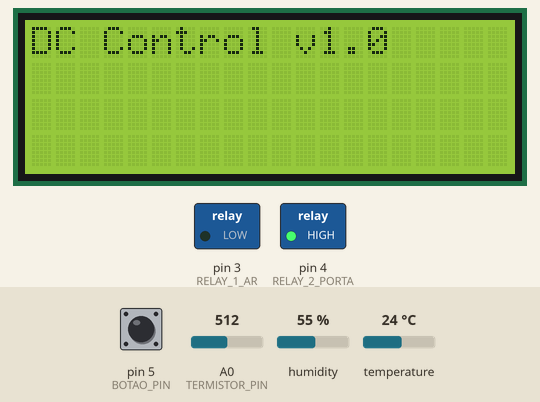
Bench run of a sketch on a simulated Arduino Uno, built with avr-gcc and run on an emulated ATmega328P. Shown: 20×4 character LCD, switched loads named in the sketch (green lamp = pin HIGH). Wiring (inferred from the names in the program): DHT11 sensor: data pin 7. The inputs (shaded band) are chosen by the test bench; at power-on: pin 5 (BOTAO_PIN) HIGH, A0 (TERMISTOR_PIN) = 512, humidity 55 %, temperature 24 °C. Pins used as bus, display or sensor lines are not drawn.

Above: at 1.2 s.
1.3 s: pin 5 (BOTAO_PIN) pulled LOW for 3.2 s
At 1.7 s:
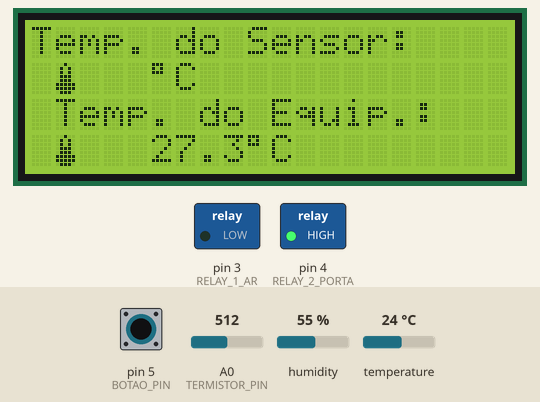
At 5.0 s:
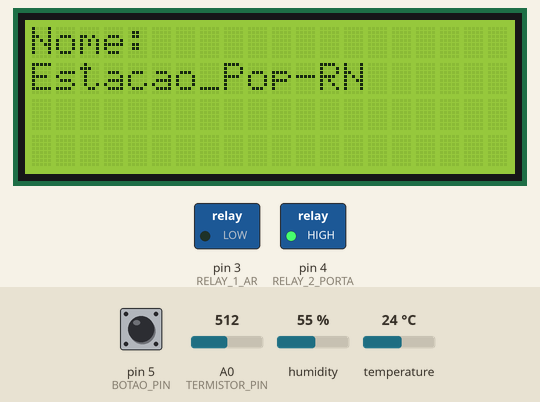
6.0 s: pin 5 (BOTAO_PIN) pulled LOW for 0.15 s
At 7.0 s:
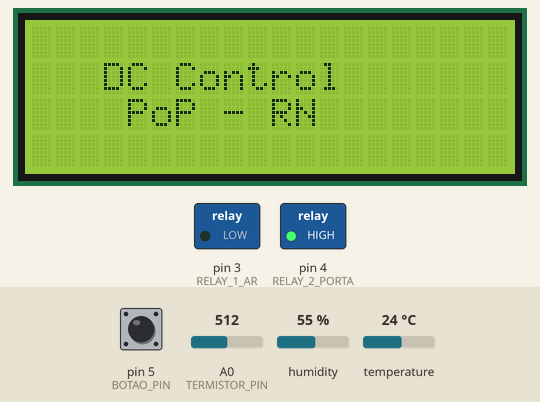
Timing chart, 0 to 9.0 s (numbered marks = the images above; inputs shaded):
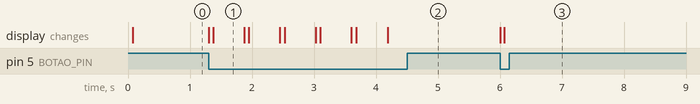

Measured:
- after the input at 1.3 s, the display: first changes at once (image 1 shows a later state)
- after the input at 6.0 s, the display: first changes at once (image 3 shows a later state)
- what the display in image 1 shows lasts 0.5 s, from 1.4 s to 1.9 s

The sketch:

SNMP_Arduino_Agent.ino
```cpp
// (licence header left out)
#include <Streaming.h>
#include <Ethernet.h>
#include <SPI.h>
#include <Agentuino.h>
#include <dht.h>
#include <math.h>
#include <String.h>
#include <LiquidCrystal.h>


#define DHT11_PIN 7
#define RELAY_1_AR 3
#define RELAY_2_PORTA 4
#define TERMISTOR_PIN A0
#define BOTAO_PIN 5


//**OBS: Cumminity e Porta sap mudadas na biblioteca

LiquidCrystal lcd(9, 8, A4, A3, A2, A1);//old configuration
//LiquidCrystal lcd(9, 8, A2, A1, 6, 2);


float Temp;
static uint32_t generalTime=0;
String IP = "192.168.70.90";
String mac_lcd = "DE:AD:BE:EF:EE:DE";
String Porta = "162";
String firmware = "08/12/2016";
static char TemperatiraDHT[10]        = "";
static char TemperaturraTermistor[10] = "";
static char Humidade[10]              = "";
static char Ar[10]                     = "";
static char isPorta[5]                = "";
static char mensagem[15]              = "";
String Auxiliar                       = "";

static byte mac[] = { 0xDE, 0xAD, 0xBE, 0xEF, 0xEE, 0xDE };
static byte ip[] = { 192, 168, 70, 90 };
static byte gateway[] = { 192, 168, 70, 1 };
static byte subnet[] = { 255, 255, 255, 0 };


//comandos do Ar Condicionado
const static char ligaAR[] PROGMEM      = "1.3.6.1.2.1.9862.1.0"; //liga ar
const static char desligaAR[] PROGMEM   = "1.3.6.1.2.1.9862.0.0"; //desliga ar

//comando da Porta
const static char abrePORTA[] PROGMEM   = "1.3.6.1.2.1.3716.1.0";  //abre porta
const static char fechaPORTA[] PROGMEM  = "1.3.6.1.2.1.3716.0.0";  //fecha porta

//comando de consulta
const static char snmpTEMP1[] PROGMEM   = "1.3.6.1.2.1.6540.1.0";  //consulta temperatura 1
const static char snmpTEMP2[] PROGMEM   = "1.3.6.1.2.1.6540.2.0";  //consulta temperatura 2
const static char snmpHUMIDADE[] PROGMEM   = "1.3.6.1.2.1.6540.3.0";  //consulta humidade
const static char snmpOUTPUTS[] PROGMEM = "1.3.6.1.2.1.6540.4.0";  //consulta estado de saidas  | Porta | Ar |


//comandos nativos
const static char sysUpTime[] PROGMEM   = "1.3.6.1.2.1.1.3.0";  //tempo ligado
const static char sysName[] PROGMEM     = "1.3.6.1.2.1.1.5.0";  //nome da estacao

static uint32_t locUpTime           = 0;    // read-only (static)
static char locName[20]             = "Estacao_Pop-RN";  // should be stored/read from EEPROM - read/write (not done for simplicity)
static char upTimeString[20]             = "";  // envia o tempo em string
byte termometru[8] = //icon for termometer
{
    B00100,
    B01010,
    B01010,
    B01110,
    B01110,
    B11111,
    B11111,
    B01110
};

byte picatura[8] = //icon for water droplet
{
    B00100,
    B00100,
    B01010,
    B01010,
    B10001,
    B10001,
    B10001,
    B01110,
};
byte customChar[8] = {
  B00000,
  B00100,
  B10101,
  B01110,
  B01010,
  B01110,
  B10101,
  B00100
};

byte customChar2[8] = {
  B11111,
  B10001,
  B10001,
  B10001,
  B10001,
  B10001,
  B10001,
  B11111
};


int tela=1;
uint32_t prevMillis = millis();
char oid[SNMP_MAX_OID_LEN];
SNMP_API_STAT_CODES api_status;
SNMP_ERR_CODES status;

dht DHT;

void pduReceived()
{
  SNMP_PDU pdu;
  api_status = Agentuino.requestPdu(&pdu);
  if ( pdu.type == SNMP_PDU_GET && pdu.error == SNMP_ERR_NO_ERROR && api_status == SNMP_API_STAT_SUCCESS ) {

    pdu.OID.toString(oid);

    if ( strcmp_P(oid, ligaAR ) == 0 ) {//------------LIGAR AR
        digitalWrite(RELAY_1_AR, HIGH);
        status = pdu.VALUE.encode(SNMP_SYNTAX_OCTETS, Ar);
        pdu.type = SNMP_PDU_RESPONSE;
        pdu.error = status;
      }
    else if ( strcmp_P(oid, desligaAR ) == 0 ) {//------------DESLIGAR AR
        digitalWrite(RELAY_1_AR, LOW);
        status = pdu.VALUE.encode(SNMP_SYNTAX_OCTETS, Ar);
        pdu.type = SNMP_PDU_RESPONSE;
        pdu.error = status;
      }
    else if ( strcmp_P(oid, abrePORTA ) == 0 ) {//------------ABRE PORTA
        digitalWrite(RELAY_2_PORTA, HIGH);
        status = pdu.VALUE.encode(SNMP_SYNTAX_OCTETS, isPorta);
        pdu.type = SNMP_PDU_RESPONSE;
        pdu.error = status;
      }
    else if ( strcmp_P(oid, fechaPORTA ) == 0 ) {//------------FECHA PORTA
        digitalWrite(RELAY_2_PORTA, LOW);
        status = pdu.VALUE.encode(SNMP_SYNTAX_OCTETS, isPorta);
        pdu.type = SNMP_PDU_RESPONSE;
        pdu.error = status;
      }
    else if ( strcmp_P(oid, snmpTEMP1 ) == 0 ) {//------------TEMP 1
        status = pdu.VALUE.encode(SNMP_SYNTAX_OCTETS, TemperatiraDHT);
        pdu.type = SNMP_PDU_RESPONSE;
        pdu.error = status;
      }
    else if ( strcmp_P(oid, snmpTEMP2 ) == 0 ) {//------------TEMP 2
        status = pdu.VALUE.encode(SNMP_SYNTAX_OCTETS, TemperaturraTermistor);
        pdu.type = SNMP_PDU_RESPONSE;
        pdu.error = status;
      }
    else if ( strcmp_P(oid, snmpHUMIDADE ) == 0 ) {//------------HUMIDADE
        status = pdu.VALUE.encode(SNMP_SYNTAX_OCTETS, Humidade);
        pdu.type = SNMP_PDU_RESPONSE;
        pdu.error = status;
      }
    else if ( strcmp_P(oid, snmpOUTPUTS ) == 0 ) {//------------SAIDAS
        status = pdu.VALUE.encode(SNMP_SYNTAX_OCTETS, mensagem);
        pdu.type = SNMP_PDU_RESPONSE;
        pdu.error = status;
      }
    else if ( strcmp_P(oid, sysUpTime ) == 0 ) {//------------TEMPO LIGADO
        status = pdu.VALUE.encode(SNMP_SYNTAX_OCTETS, upTimeString);
        pdu.type = SNMP_PDU_RESPONSE;
        pdu.error = status;
      }
    else if ( strcmp_P(oid, sysName ) == 0 ) {//------------NOME
        status = pdu.VALUE.encode(SNMP_SYNTAX_OCTETS, locName);
        pdu.type = SNMP_PDU_RESPONSE;
        pdu.error = status;
      }
    else {
      // oid does not exist
      // response packet - object not found
      pdu.type = SNMP_PDU_RESPONSE;
      pdu.error = SNMP_ERR_NO_SUCH_NAME;
    }
    Agentuino.responsePdu(&pdu);
  }

  Agentuino.freePdu(&pdu);

}
//----------------------------------------LCD
void MostrarNoLCD(int valorTela){
  switch(valorTela){
    case 1:
      lcd.createChar(1,termometru);
      lcd.clear();//remover clean mode
      lcd.begin(20, 4);
      lcd.setCursor(0,0);
      lcd.print("Temp. do Sensor:");
      lcd.setCursor(1,1);
      lcd.write((uint8_t)1);//mudar depois pra print
      lcd.setCursor(5, 1);
      lcd.print(TemperatiraDHT);
      lcd.print((char)223);
      lcd.print("C");
      lcd.setCursor(1,2);
      lcd.print("Temp. do Equip.:");
      lcd.setCursor(1,3);
      lcd.write((uint8_t)1);
      lcd.setCursor(5, 3);
      lcd.print(TemperaturraTermistor);
      lcd.print((char)223);
      lcd.print("C");
      break;
    case 2:
      lcd.createChar(2,picatura);
      lcd.clear();//remover clean mode
      //delay(10);
      lcd.begin(20, 4);
      lcd.setCursor(0,0);
      lcd.print("                ");
      lcd.setCursor(0,1);
      lcd.print("                ");
      lcd.setCursor(0,0);
      lcd.print("Humidade:       ");
      lcd.setCursor(1,1);
      lcd.write((uint8_t)2);
      lcd.setCursor(5, 1);
      lcd.print(Humidade);
      lcd.print("%");
      break;
    case 3:
      lcd.createChar(3,customChar);//AR
      lcd.createChar(4,customChar2);
      lcd.clear();//remover clean mode
      //delay(10);
      lcd.begin(20, 4);
      lcd.setCursor(0,0);
      lcd.print("Ar Cand. Aux:   ");
      lcd.setCursor(0,1);
      if(bitRead(PORTD,3) == 1){
          lcd.setCursor(1,1);
          lcd.write((uint8_t)3);
          lcd.print("   Ligado");
      }
      else if(bitRead(PORTD,3) == 0){
          lcd.setCursor(1,1);
          lcd.write((uint8_t)3);
          lcd.print("  Desligado");
      }
      lcd.setCursor(0,2);
      lcd.print("Porta do Rack:  ");
      lcd.setCursor(0,3);
      if(bitRead(PORTD,4) == 1){
          lcd.setCursor(1,3);
          lcd.write((uint8_t)4);
          lcd.print("   Aberta");
      }
      else if(bitRead(PORTD,4) == 0){
          lcd.setCursor(1,3);
          lcd.write((uint8_t)4);
          lcd.print("  Fechada");
      }
      break;
     case 4:
      lcd.clear();//remover clean mode
      lcd.begin(20, 4);
      lcd.setCursor(0,0);
      lcd.print("IP:");
      lcd.print(IP);
      lcd.setCursor(0,1);
      lcd.print("Porta: ");
      lcd.print(Porta);
      lcd.setCursor(0,2);
      lcd.print("MAC: ");
      lcd.setCursor(0,3);
      lcd.print(mac_lcd);
      break;
     case 5:
      lcd.clear();//remover clean mode
      //delay(10);
      lcd.begin(20, 4);
      lcd.setCursor(0,0);
      lcd.print("                ");
      lcd.setCursor(0,1);
      lcd.print("                ");
      lcd.setCursor(0,0);
      lcd.print("Ultimo Boot:    ");
      lcd.setCursor(0,1);
      lcd.print(locUpTime);
      lcd.print(" seg.");
      lcd.setCursor(0,2);
      lcd.print("Firmware:       ");
      lcd.setCursor(0,3);
      lcd.print(firmware);
      break;
     case 6:
      lcd.clear();
      lcd.setCursor(0,0);
      lcd.print("Nome:           ");
      lcd.setCursor(0,1);
      lcd.print(locName);
      break;
     case 7:
      lcd.clear();//remover clean mode
      //delay(10);
      lcd.begin(20, 4);
      lcd.setCursor(0,1);
      lcd.print("   DC Control   ");
      lcd.setCursor(0,2);
      lcd.print("    PoP - RN    ");
      break;
  }
}

//----------------------------------------
float Termistor() {
  Temp = log(9060.0*((1024.0/analogRead(TERMISTOR_PIN)-1))); //deu problema no resistor, o real eh 4,7k
  //         =log(10000.0/(1024.0/RawADC-1)) // for pull-up configuration
  Temp = 1 / (0.001129148 + (0.000234125 + (0.0000000876741 * Temp * Temp ))* Temp );
  Temp = Temp - 273.15;            // Convert Kelvin to Celcius         // Convert Kelvin to Celcius
  double multiplier = pow(10, 1 || 0);
  Temp = round(Temp * multiplier) / multiplier;
  return Temp;
}

void setup()
{
  Ethernet.begin(mac, ip);
  api_status = Agentuino.begin();
  delay(10);
  pinMode(RELAY_1_AR, OUTPUT);
  pinMode(RELAY_2_PORTA, OUTPUT);
  pinMode(TERMISTOR_PIN, INPUT);
  pinMode(BOTAO_PIN, INPUT);
  DDRC |= B00000110;
  DDRB |= B00000011;
  digitalWrite(RELAY_1_AR, LOW);// off
  digitalWrite(RELAY_2_PORTA, HIGH);// open
  digitalWrite(BOTAO_PIN, HIGH);// pull-up
  lcd.createChar(1,termometru);
  lcd.createChar(2,picatura);
  lcd.createChar(3,customChar);
  lcd.createChar(4,customChar2);
  lcd.begin(20, 4);
  lcd.setCursor(0,0);
  lcd.print("DC Control v1.0");
  if ( api_status == SNMP_API_STAT_SUCCESS ) {
    Agentuino.onPduReceive(pduReceived);
    delay(10);
    return;
  }

}


void loop()
{
  //digitalWrite(RELAY_2_PORTA, HIGH);
  //tem q fazer a leitura dos dados
  if(locUpTime - generalTime > 3){
    int chk = DHT.read22(DHT11_PIN);
    dtostrf(DHT.temperature, 4,1,TemperatiraDHT);
    dtostrf(DHT.humidity, 4,1,Humidade);
    generalTime=locUpTime;
  }
  dtostrf(Termistor(), 4,1,TemperaturraTermistor);
  dtostrf(bitRead(PORTD,3), 2,0, Ar);
  dtostrf(bitRead(PORTD,4), 2,0,isPorta);
  //Auxiliar = Ar + isPorta;
  sprintf(mensagem, "AR %s | PORTA %s" ,Ar, isPorta);
  Agentuino.listen();
  // sysUpTime - The time (in hundredths of a second) since
  // the network management portion of the system was last
  // re-initialized.
  //if ( millis() - prevMillis > 1000 ) {
    locUpTime = millis()/1000;
    dtostrf(locUpTime, 10,0,upTimeString);
  //}
  if(!digitalRead(BOTAO_PIN)){
    lcd.clear();
    MostrarNoLCD(tela);
    delay(500);
    tela++;
    if(tela>7) tela=1;
  }
}
```
